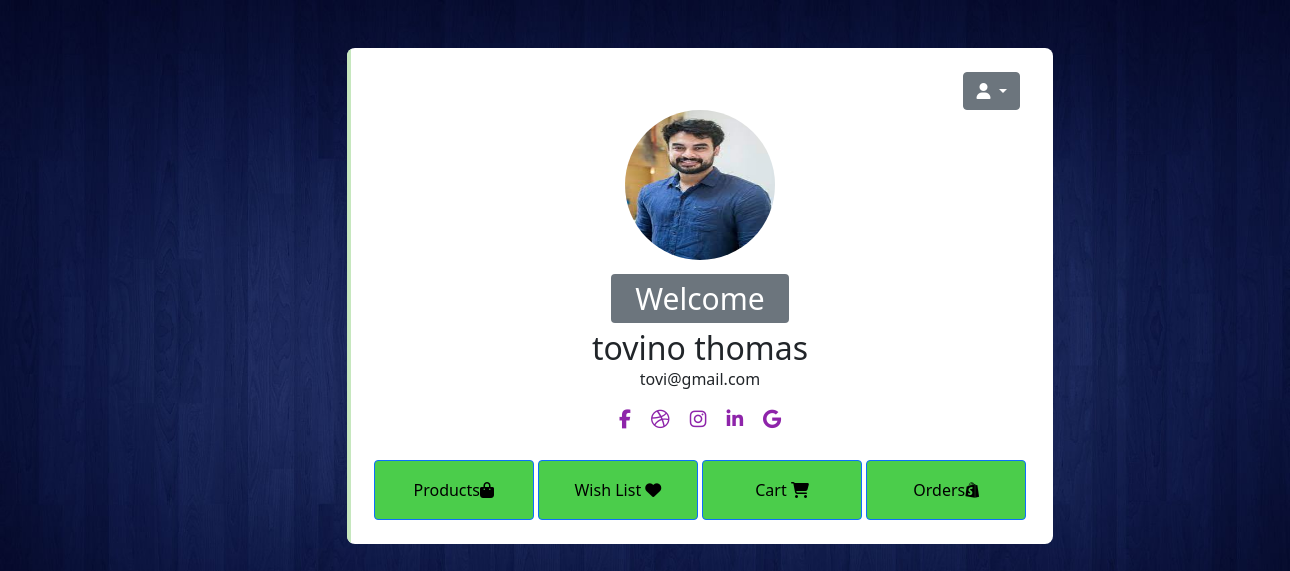
/ecommerceapp/buyerprof/ (signed in), run on the app's committed database.
### ecommerceapp/models.py (models this page shows, shortened)
class buyerregmodel(models.Model):
    pimg=models.FileField(upload_to='ecommerceapp/static')
    fname=models.CharField(max_length=30)
    lname=models.CharField(max_length=30)
    email=models.EmailField()
    phone=models.IntegerField()
    uname=models.CharField(max_length=30)
    password=models.CharField(max_length=30)

### ecommerceapp/views.py (the view)
# urls.py: path('buyerprof/',buyerdisp),
def buyerdisp(request):
    try:
        id1=request.session['id']
        cc=buyerregmodel.objects.get(id=id1)
        img=str(cc.pimg).split('/')[-1]
        return render(request,'buyerprofnew.html',{'data':cc,'img':img})
    except:
        request.session['id']=None
        return redirect(buyerlog)

### ecommerceapp/templates/buyerprofnew.html (shortened to what this page needs)
<!DOCTYPE html>
{% load static %}
<html lang="en">
<head>
    <link href="https://cdn.jsdelivr.net/npm/bootstrap@5.0.2/dist/css/bootstrap.min.css" rel="stylesheet"
>
</head>
<body>
    <div class="container mt-5" >
        <div class="row d-flex justify-content-center" style="width:1250px;">
            <div class="col-md-7">
                <div class="card p-3 py-4">
                    <div class="dropdown">
                        <button class="btn btn-secondary dropdown-toggle" type="button" id="dropdownMenuButton1"
                            data-bs-toggle="dropdown" aria-expanded="false" style="margin-left: 600px;">
                            <i class="fa-solid fa-user"></i>
                        </button>
                    </div>
                    <div class="text-center">
                        <img src="/static/{{img}}" class="rounded-circle" height="150px" width="150px">
                    </div>
                    <div class="text-center mt-3">
                        <span class="bg-secondary p-1 px-4 rounded text-white" style="font-size: 30px;">Welcome</span>
                        <h2 class="mt-2 mb-0">{{data.fname}} {{data.lname}}</h2>
                        <span>{{data.email}}</span>
                        <ul class="social-list">
                            <li><i class="fa fa-facebook"></i></li>
                            <li><i class="fa fa-dribbble"></i></li>
                            <li><i class="fa fa-instagram"></i></li>
                            <li><i class="fa fa-linkedin"></i></li>
                            <li><i class="fa fa-google"></i></li>
                        </ul>
                        <div class="buttons">
                            <a href="http://127.0.0.1:8000/ecommerceapp/buyerproductview/"><button class="btn btn-outline-primary px-4"
                                style="height: 60px;width: 160px;background-color:rgb(75, 205, 75);color: black;">Products<i class="fa-solid fa-bag-shopping"></i></button></a>
                            <a href="http://127.0.0.1:8000/ecommerceapp/wishlistdisplay/"><button class="btn btn-outline-primary px-4" style="height: 60px;width: 160px;background-color:rgb(75, 205, 75);color: black;">Wish
                                List <i class="fa-solid fa-heart"></i></button></a>
                            <a href="http://127.0.0.1:8000/ecommerceapp/cartdisp/"><button class="btn btn-outline-primary px-4"
                                style="height: 60px;width: 160px;background-color:rgb(75, 205, 75);color: black;">Cart <i class="fa-solid fa-cart-shopping"></i></button></a>
                            <a href="http://127.0.0.1:8000/ecommerceapp/orders/"><button class="btn btn-outline-primary px-4"
                                style="height: 60px;width: 160px;background-color:rgb(75, 205, 75);color: black;">Orders<i class="fa-brands fa-shopify"></i></button></a>
                        </div>
                    </div>
                </div>
            </div>
        </div>
    </div>
</body>
</html>

### data on the page
buyerregmodel: fname "tovino", lname "thomas", email "tovi@gmail.com"
